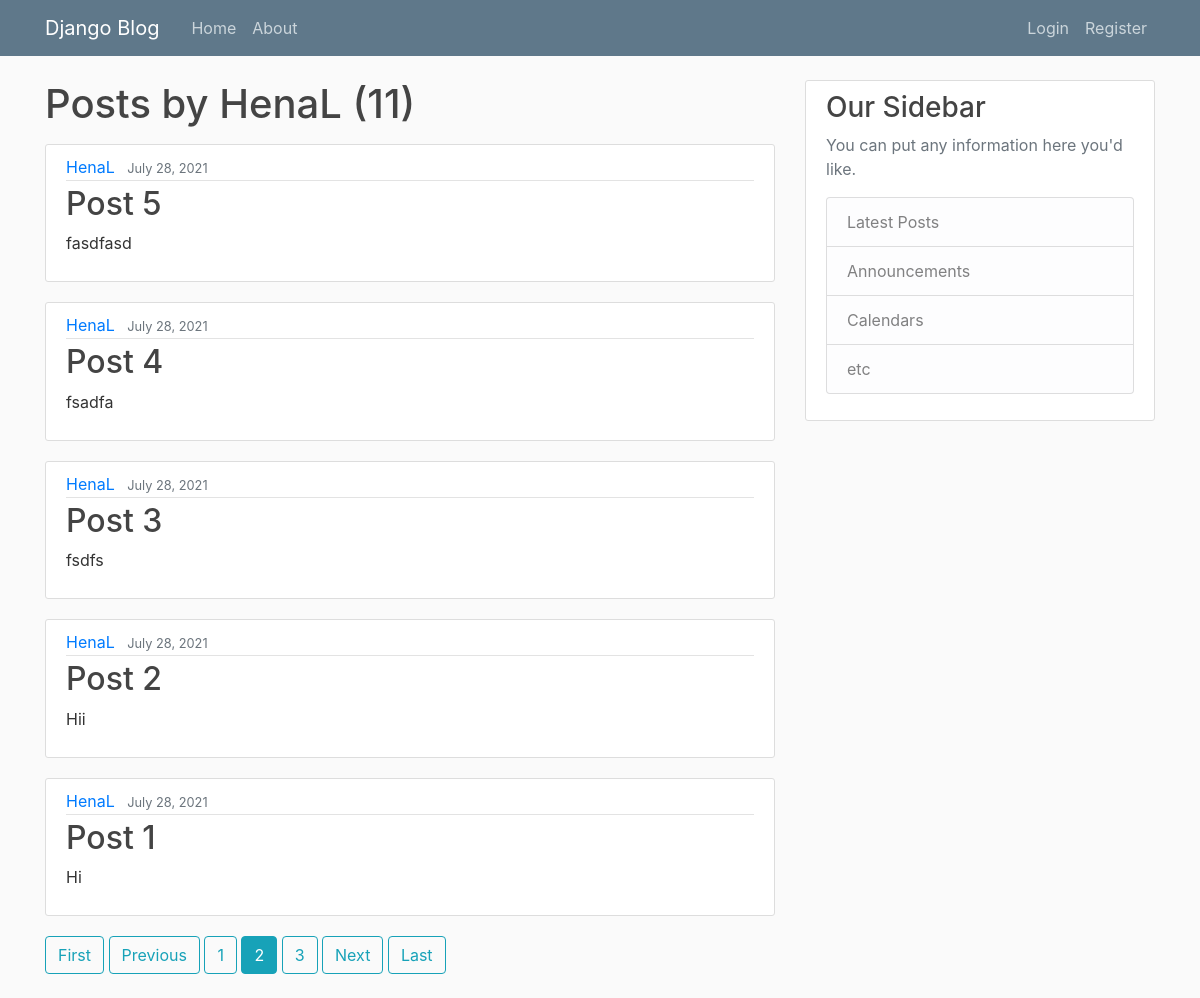
Screenshot of /user/HenaL?page=2 with the database file from the repository.
### blog/models.py (models this page shows, shortened)
class Post(models.Model):
    title = models.CharField(max_length=100)
    content = models.TextField()
    date_posted = models.DateTimeField(default=timezone.now)
    author = models.ForeignKey(User, on_delete=models.CASCADE)

### blog/views.py (the view)
# urls.py: path('user/<str:username>', UserPostListView.as_view(), name='user-posts'),
class UserPostListView(ListView):
    model = Post
    template_name = 'blog/user_posts.html' #<app>/<model>_<viewtype>.html
    context_object_name = 'posts'
    paginate_by = 5
    def get_queryset(self):
        user = get_object_or_404(User, username=self.kwargs.get('username'))
        return Post.objects.filter(author=user).order_by('-date_posted')

### blog/templates/blog/user_posts.html
{% extends "blog/base.html" %}
{% block content %}
    <h1 class ="mb-3">Posts by {{ view.kwargs.username }} ({{ page_obj.paginator.count }})</h1>
    {% for post in posts %}
        <article class="media content-section">
          <div class="media-body">
            <div class="article-metadata">
              <a class="mr-2" href="{% url 'user-posts' post.author.username %}">{{ post.author }}</a>
              <small class="text-muted">{{ post.date_posted|date:"F d, Y" }}</small>
            </div>
            <h2><a class="article-title" href="{% url 'post-detail' post.id %}">{{ post.title }}</a></h2>
            <p class="article-content">{{ post.content }}</p>
          </div>
        </article>
    {% endfor %}
    {% if is_paginated %}
      {% if page_obj.has_previous %}
        <a class="btn btn-outline-info mb-4" href="?page=1">First</a>
        <a class="btn btn-outline-info mb-4" href="?page={{ page_obj.previous_page_number }}">Previous</a>
      {% endif %}
      {% for num in page_obj.paginator.page_range %}
        {% if page_obj.number == num %}
          <a class="btn btn-info mb-4" href="?page={{ num }}">{{ num }}</a>
        {% elif num > page_obj.number|add:'-3' and num < page_obj.number|add:'3' %}
          <a class="btn btn-outline-info mb-4" href="?page={{ num }}">{{ num }}</a>
        {% endif %}
      {% endfor %}
      {% if page_obj.has_next %}
        <a class="btn btn-outline-info mb-4" href="?page={{ page_obj.next_page_number }}">Next</a>
        <a class="btn btn-outline-info mb-4" href="?page={{ page_obj.paginator.num_pages }}">Last</a>
      {% endif %}
    {% endif %}
{% endblock content %}

### blog/static/blog/main.css (style rules this page uses)
body { background: #fafafa; color: #333333; margin-top: 5rem; }
h1, h2, h3, h4, h5, h6 { color: #444444; }
.content-section { background: #ffffff; padding: 10px 20px; border: 1px solid #dddddd; border-radius: 3px; margin-bottom: 20px; }
.article-title { color: #444444; }
.article-content { white-space: pre-line; }
.article-metadata { padding-bottom: 1px; margin-bottom: 4px; border-bottom: 1px solid #e3e3e3 }

### rows the page displays
Post: author "HenaL", date_posted "July 28, 2021", title "Post 5", content "fasdfasd"
Post: author "HenaL", date_posted "July 28, 2021", title "Post 4", content "fsadfa"
Post: author "HenaL", date_posted "July 28, 2021", title "Post 3", content "fsdfs"
Post: author "HenaL", date_posted "July 28, 2021", title "Post 2", content "Hii"
Post: author "HenaL", date_posted "July 28, 2021", title "Post 1", content "Hi"

### other values shown
{{ view.kwargs.username }} "HenaL"
{{ page_obj.paginator.count }} "11"
{{ num }} "1" "3"
{{ num }} "2"
